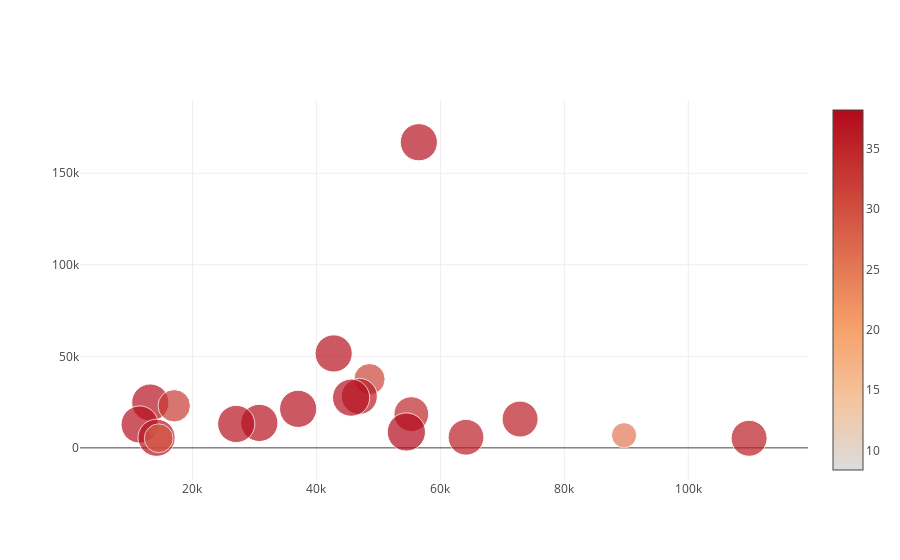

Write notebook code for a chart like this one.
### Code cell
#The first 20 countries in 2013 gdp for year and gdp per capita comparison with bubblechar
#suicide size entered in size
bubbledata = data2013.iloc[:20]
suicides = [numbers[i]/10 for i in bubbledata.index]
colors = [float(i) for i in suicides]
data = [
    {
        'y': bubbledata[" gdp_for_year ($) "],
        'x': bubbledata["gdp_per_capita ($)"],
        'mode': 'markers',
        'marker': {
            'color': colors,
            'size': suicides,
            'showscale': True
        },
        "text" :  bubbledata.index    
    }
]
iplot(data)

### Figure 1 — Plotly figure (JSON) as saved in the notebook; plotly's stock layout.template omitted (floating-point values rounded to 4 significant figures)
{"data": [{"marker": {"color": [37.2, 37.2, 31.2, 36, 37.2, 37.2, 32.4, 37.2, 34.8, 36, 37.2, 37.2, 37.2, 8.4, 38.2, 25.2, 35.8, 37.2, 28.8, 36], "showscale": true, "size": [37.2, 37.2, 31.2, 36, 37.2, 37.2, 32.4, 37.2, 34.8, 36, 37.2, 37.2, 37.2, 8.4, 38.2, 25.2, 35.8, 37.2, 28.8, 36]}, "mode": "markers", "text": ["United States", "Japan", "Germany", "France", "United Kingdom", "Brazil", "Russian Federation", "Italy", "Canada", "Australia", "Spain", "Republic of Korea", "Mexico", "Turkey", "Netherlands", "Switzerland", "Sweden", "Argentina", "Poland", "Norway"], "type": "scatter", "uid": "c4caf210-c104-44fe-9510-321293b5f846", "x": [56520, 42781, 48563, 46922, 45594, 13191, 17052, 37050, 55310, 72856, 30792, 27060, 11478, 13603, 54510, 89634, 64133, 14206, 14552, 109804], "y": [166915, 51557, 37525, 28110, 27398, 24728, 22971, 21304, 18426, 15736, 13618, 13056, 12744, 9505, 8666, 6885, 5787, 5520, 5242, 5235]}], "layout": {}}
